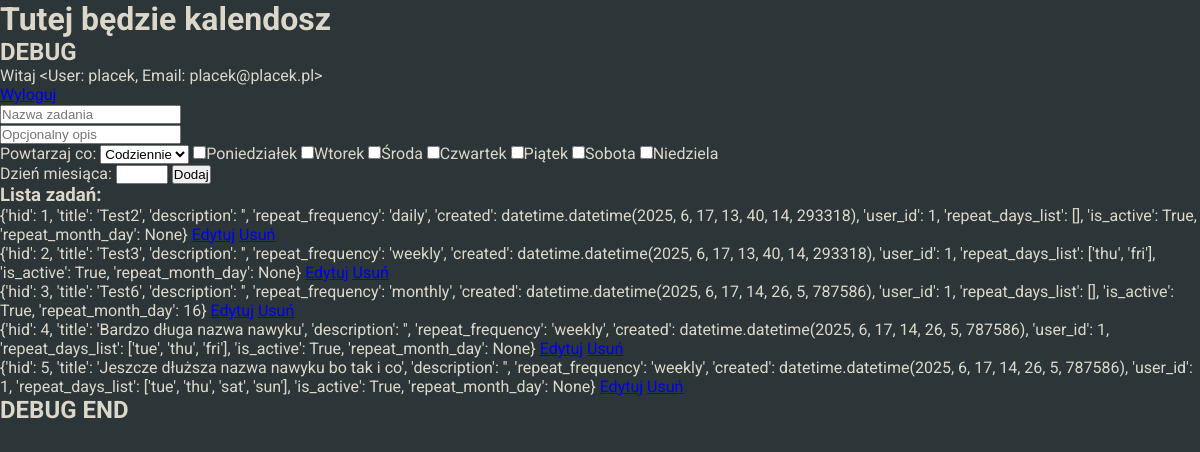
The app's page /dashboard (signed in) with its own data.
### habitcakesapp/blueprints/userbase/models.py (models this page shows, shortened)
class User(db.Model, UserMixin):
    __tablename__ = 'users'
    uid = db.Column(db.Integer, primary_key=True)
    username = db.Column(db.String, nullable=False)
    password = db.Column(db.String, nullable=False)
    email = db.Column(db.String, nullable=False)
    role = db.Column(db.String,default='user', nullable=False)
    habits = db.relationship('Habit', back_populates='user')
    def __repr__(self):
        return f'<User: {self.username}, Email: {self.email}>'

### habitcakesapp/blueprints/habits/models.py (models this page shows, shortened)
class Habit(db.Model):
    __tablename__ = 'habits'
    hid = db.Column(db.Integer, primary_key=True)
    title = db.Column(db.String, nullable=False)
    description = db.Column(db.String, nullable=True)
    repeat_frequency = db.Column(db.String, nullable=True)
    repeat_day = db.Column(db.String, nullable=True)
    created = db.Column(db.DateTime, default=datetime.now(), nullable=False)
    is_active = db.Column(db.Boolean, default=True, nullable=False)
    repeat_month_day = db.Column(db.Integer,nullable=True)
    user_id = db.Column(db.Integer, db.ForeignKey('users.uid'), nullable=False, index=True)
    user = db.relationship('User', back_populates='habits')
    completions = db.relationship('HabitCompletion', backref='habit', cascade="all, delete-orphan")

### habitcakesapp/blueprints/core/routes.py (the view)
@core.route('/dashboard')
@login_required
def dashboard():
    user_habits = current_user.habits
    processed_habits = []
    for habit in user_habits:
        habit_dict = {
            'hid': habit.hid,
            'title': habit.title,
            'description': habit.description,
            'repeat_frequency': habit.repeat_frequency,
            'created': habit.created,
            'user_id': habit.user_id,
            'repeat_days_list': habit.repeat_day.split('.') if habit.repeat_day else [],
            'is_active': habit.is_active,
            'repeat_month_day': habit.repeat_month_day
        }
        processed_habits.append(habit_dict)
    return render_template('core/dashboard.html', habits=processed_habits)

### habitcakesapp/blueprints/core/templates/core/dashboard.html (shortened to what this page needs)
{% extends "base.html" %}
{% block content %}
    <main>
    <h1>Tutej będzie kalendosz</h1>
    <h2>DEBUG</h2>
    <p>Witaj {{ current_user }}</p>
    <a href="{{ url_for('userbase.logout') }}">Wyloguj</a><br>
    <form action="{{ url_for('habits.habit') }}" method="POST">
        <input type="text" name="title" placeholder="Nazwa zadania" required="required"><br>
        <input type="text" name="description" placeholder="Opcjonalny opis"><br>
        <label for="repeat_frequency">Powtarzaj co:</label>
        <select id="repeat_frequency" name="repeat_frequency">
            <option value="daily">Codziennie</option>
        </select>
        <input type="checkbox" id="monday" name="repeat_day" value="mon"><label for="monday">Poniedziałek</label>
        <input type="checkbox" id="tuesday" name="repeat_day" value="tue"><label for="tuesday">Wtorek</label>
        <input type="checkbox" id="wednesday" name="repeat_day" value="wed"><label for="wednesday">Środa</label>
        <input type="checkbox" id="thursday" name="repeat_day" value="thu"><label for="thursday">Czwartek</label>
        <input type="checkbox" id="friday" name="repeat_day" value="fri"><label for="friday">Piątek</label>
        <input type="checkbox" id="saturday" name="repeat_day" value="sat"><label for="saturday">Sobota</label>
        <input type="checkbox" id="sunday" name="repeat_day" value="sun"><label for="sunday">Niedziela</label><br>
        <label for="repeat_month_day" id="repeat_month_day">Dzień miesiąca:</label>
        <input type="number" name="repeat_month_day" min="1" max="31">
        <input type="submit" value="Dodaj">
    </form>
    <h3>Lista zadań:</h3>
    <ul>
        {% for habit in habits %}
        <li>{{ habit }} <a href="{{ url_for('habits.edit_habit', habit_id=habit['hid']) }}">Edytuj</a>
        <a href="{{ url_for('habits.delete', habit_id=habit['hid']) }}">Usuń</a>
</li>
    {% endfor %}
    </ul>
    <h2>DEBUG END</h2><br><br>
    </main>
{% endblock %}

### habitcakesapp/templates/base.html (shortened to what this page needs)
<!DOCTYPE html>
<html lang="pl">
<head>
    <link rel="stylesheet" href="{{ url_for('static', filename='styles.css') }}">
</head>
<body>
    {% block content %}{% endblock %}
</body>
</html>

### habitcakesapp/static/styles.css (style rules this page uses)
html { box-sizing: border-box; scroll-behavior: smooth; }
*, *::before, *::after { box-sizing: inherit; margin: 0; padding: 0; }
body { font-family: "Roboto", sans-serif; color: #DCD7C9; background-color: #2C3639; min-height: 100vh; }

### records on screen
User: username+email "<User: placek, Email: placek@placek.pl>"
Habit: habit "{'hid': 1, 'title': 'Test2', 'description': '', 'repeat_frequency': 'daily', 'created': datetime.datetime(2025, 6, 17, 13, 40, 14, 293318), 'user_id': 1, 'repeat_days_list': [], 'is_active': True, 'repeat_month_day': None}"
Habit: habit "{'hid': 2, 'title': 'Test3', 'description': '', 'repeat_frequency': 'weekly', 'created': datetime.datetime(2025, 6, 17, 13, 40, 14, 293318), 'user_id': 1, 'repeat_days_list': ['thu', 'fri'], 'is_active': True, 'repeat_month_day': None}"
Habit: habit "{'hid': 3, 'title': 'Test6', 'description': '', 'repeat_frequency': 'monthly', 'created': datetime.datetime(2025, 6, 17, 14, 26, 5, 787586), 'user_id': 1, 'repeat_days_list': [], 'is_active': True, 'repeat_month_day': 16}"
Habit: habit "{'hid': 4, 'title': 'Bardzo długa nazwa nawyku', 'description': '', 'repeat_frequency': 'weekly', 'created': datetime.datetime(2025, 6, 17, 14, 26, 5, 787586), 'user_id': 1, 'repeat_days_list': ['tue', 'thu', 'fri'], 'is_active': True, 'repeat_month_day': None}"
Habit: habit "{'hid': 5, 'title': 'Jeszcze dłuższa nazwa nawyku bo tak i co', 'description': '', 'repeat_frequency': 'weekly', 'created': datetime.datetime(2025, 6, 17, 14, 26, 5, 787586), 'user_id': 1, 'repeat_days_list': ['tue', 'thu', 'sat', 'sun'], 'is_active': True, 'repeat_month_day': None}"
